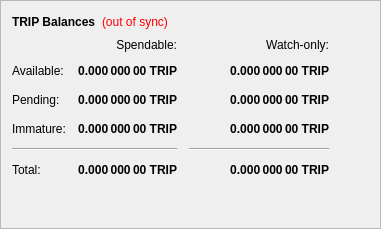
        <widget class="QFrame" name="frame">
         <property name="frameShape">
          <enum>QFrame::StyledPanel</enum>
         </property>
         <property name="frameShadow">
          <enum>QFrame::Raised</enum>
         </property>
         <layout class="QVBoxLayout" name="verticalLayout_4">
          <item>
           <layout class="QHBoxLayout" name="horizontalLayout_4">
            <item>
             <widget class="QLabel" name="label_5">
              <property name="font">
               <font>
                <weight>75</weight>
                <bold>true</bold>
               </font>
              </property>
              <property name="text">
               <string>TRIP Balances</string>
              </property>
             </widget>
            </item>
            <item>
             <widget class="QLabel" name="labelWalletStatus">
              <property name="cursor">
               <cursorShape>WhatsThisCursor</cursorShape>
              </property>
              <property name="toolTip">
               <string>The displayed information may be out of date. Your wallet automatically synchronizes with the Trip network after a connection is established, but this process has not completed yet.</string>
              </property>
              <property name="styleSheet">
               <string notr="true">QLabel { color: red; }</string>
              </property>
              <property name="text">
               <string notr="true">(out of sync)</string>
              </property>
              <property name="alignment">
               <set>Qt::AlignLeading|Qt::AlignLeft|Qt::AlignVCenter</set>
              </property>
             </widget>
            </item>
            <item>
             <spacer name="horizontalSpacer_3">
              <property name="orientation">
               <enum>Qt::Horizontal</enum>
              </property>
              <property name="sizeHint" stdset="0">
               <size>
                <width>40</width>
                <height>20</height>
               </size>
              </property>
             </spacer>
            </item>
           </layout>
          </item>
          <item>
           <layout class="QGridLayout" name="gridLayout">
            <property name="spacing">
             <number>12</number>
            </property>
            <item row="2" column="2">
             <widget class="QLabel" name="labelWatchPending">
              <property name="font">
               <font>
                <weight>75</weight>
                <bold>true</bold>
               </font>
              </property>
              <property name="cursor">
               <cursorShape>IBeamCursor</cursorShape>
              </property>
              <property name="toolTip">
               <string>Unconfirmed transactions to watch-only addresses</string>
              </property>
              <property name="text">
               <string notr="true">0.000 000 00 TRIP</string>
              </property>
              <property name="alignment">
               <set>Qt::AlignRight|Qt::AlignTrailing|Qt::AlignVCenter</set>
              </property>
              <property name="textInteractionFlags">
               <set>Qt::LinksAccessibleByMouse|Qt::TextSelectableByKeyboard|Qt::TextSelectableByMouse</set>
              </property>
             </widget>
            </item>
            <item row="2" column="1">
             <widget class="QLabel" name="labelUnconfirmed">
              <property name="font">
               <font>
                <weight>75</weight>
                <bold>true</bold>
               </font>
              </property>
              <property name="cursor">
               <cursorShape>IBeamCursor</cursorShape>
              </property>
              <property name="toolTip">
               <string>Total of transactions that have yet to be confirmed, and do not yet count toward the spendable balance</string>
              </property>
              <property name="text">
               <string notr="true">0.000 000 00 TRIP</string>
              </property>
              <property name="alignment">
               <set>Qt::AlignRight|Qt::AlignTrailing|Qt::AlignVCenter</set>
              </property>
              <property name="textInteractionFlags">
               <set>Qt::LinksAccessibleByMouse|Qt::TextSelectableByKeyboard|Qt::TextSelectableByMouse</set>
              </property>
             </widget>
            </item>
            <item row="3" column="2">
             <widget class="QLabel" name="labelWatchImmature">
              <property name="font">
               <font>
                <weight>75</weight>
                <bold>true</bold>
               </font>
              </property>
              <property name="cursor">
               <cursorShape>IBeamCursor</cursorShape>
              </property>
              <property name="toolTip">
               <string>Staked or masternode rewards in watch-only addresses that has not yet matured</string>
              </property>
              <property name="text">
               <string notr="true">0.000 000 00 TRIP</string>
              </property>
              <property name="alignment">
               <set>Qt::AlignRight|Qt::AlignTrailing|Qt::AlignVCenter</set>
              </property>
              <property name="textInteractionFlags">
               <set>Qt::LinksAccessibleByMouse|Qt::TextSelectableByKeyboard|Qt::TextSelectableByMouse</set>
              </property>
             </widget>
            </item>
            <item row="4" column="0" colspan="2">
             <widget class="Line" name="lineSpendableBalance">
              <property name="orientation">
               <enum>Qt::Horizontal</enum>
              </property>
             </widget>
            </item>
            <item row="4" column="2">
             <widget class="Line" name="lineWatchBalance">
              <property name="sizePolicy">
               <sizepolicy hsizetype="Preferred" vsizetype="Fixed">
                <horstretch>0</horstretch>
                <verstretch>0</verstretch>
               </sizepolicy>
              </property>
              <property name="minimumSize">
               <size>
                <width>140</width>
                <height>0</height>
               </size>
              </property>
              <property name="orientation">
               <enum>Qt::Horizontal</enum>
              </property>
             </widget>
            </item>
            <item row="5" column="0">
             <widget class="QLabel" name="labelTotalText">
              <property name="text">
               <string>Total:</string>
              </property>
             </widget>
            </item>
            <item row="3" column="1">
             <widget class="QLabel" name="labelImmature">
              <property name="font">
               <font>
                <weight>75</weight>
                <bold>true</bold>
               </font>
              </property>
              <property name="cursor">
               <cursorShape>IBeamCursor</cursorShape>
              </property>
              <property name="toolTip">
               <string>Staked or masternode rewards that has not yet matured</string>
              </property>
              <property name="text">
               <string notr="true">0.000 000 00 TRIP</string>
              </property>
              <property name="alignment">
               <set>Qt::AlignRight|Qt::AlignTrailing|Qt::AlignVCenter</set>
              </property>
              <property name="textInteractionFlags">
               <set>Qt::LinksAccessibleByMouse|Qt::TextSelectableByKeyboard|Qt::TextSelectableByMouse</set>
              </property>
             </widget>
            </item>
            <item row="2" column="3">
             <spacer name="horizontalSpacer_2">
              <property name="orientation">
               <enum>Qt::Horizontal</enum>
              </property>
              <property name="sizeHint" stdset="0">
               <size>
                <width>40</width>
                <height>20</height>
               </size>
              </property>
             </spacer>
            </item>
            <item row="3" column="0">
             <widget class="QLabel" name="labelImmatureText">
              <property name="text">
               <string>Immature:</string>
              </property>
             </widget>
            </item>
            <item row="5" column="1">
             <widget class="QLabel" name="labelTotal">
              <property name="font">
               <font>
                <weight>75</weight>
                <bold>true</bold>
               </font>
              </property>
              <property name="cursor">
               <cursorShape>IBeamCursor</cursorShape>
              </property>
              <property name="toolTip">
               <string>Your current total balance</string>
              </property>
              <property name="text">
               <string notr="true">0.000 000 00 TRIP</string>
              </property>
              <property name="alignment">
               <set>Qt::AlignRight|Qt::AlignTrailing|Qt::AlignVCenter</set>
              </property>
              <property name="textInteractionFlags">
               <set>Qt::LinksAccessibleByMouse|Qt::TextSelectableByKeyboard|Qt::TextSelectableByMouse</set>
              </property>
             </widget>
            </item>
            <item row="5" column="2">
             <widget class="QLabel" name="labelWatchTotal">
              <property name="font">
               <font>
                <weight>75</weight>
                <bold>true</bold>
               </font>
              </property>
              <property name="cursor">
               <cursorShape>IBeamCursor</cursorShape>
              </property>
              <property name="toolTip">
               <string>Current total balance in watch-only addresses</string>
              </property>
              <property name="text">
               <string notr="true">0.000 000 00 TRIP</string>
              </property>
              <property name="alignment">
               <set>Qt::AlignRight|Qt::AlignTrailing|Qt::AlignVCenter</set>
              </property>
              <property name="textInteractionFlags">
               <set>Qt::LinksAccessibleByMouse|Qt::TextSelectableByKeyboard|Qt::TextSelectableByMouse</set>
              </property>
             </widget>
            </item>
            <item row="0" column="2">
             <widget class="QLabel" name="labelWatchonly">
              <property name="text">
               <string>Watch-only:</string>
              </property>
              <property name="alignment">
               <set>Qt::AlignRight|Qt::AlignTrailing|Qt::AlignVCenter</set>
              </property>
             </widget>
            </item>
            <item row="1" column="0">
             <widget class="QLabel" name="labelBalanceText">
              <property name="text">
               <string>Available:</string>
              </property>
             </widget>
            </item>
            <item row="1" column="1">
             <widget class="QLabel" name="labelBalance">
              <property name="font">
               <font>
                <weight>75</weight>
                <bold>true</bold>
               </font>
              </property>
              <property name="cursor">
               <cursorShape>IBeamCursor</cursorShape>
              </property>
              <property name="toolTip">
               <string>Your current spendable balance</string>
              </property>
              <property name="text">
               <string notr="true">0.000 000 00 TRIP</string>
              </property>
              <property name="alignment">
               <set>Qt::AlignRight|Qt::AlignTrailing|Qt::AlignVCenter</set>
              </property>
              <property name="textInteractionFlags">
               <set>Qt::LinksAccessibleByMouse|Qt::TextSelectableByKeyboard|Qt::TextSelectableByMouse</set>
              </property>
             </widget>
            </item>
            <item row="1" column="2">
             <widget class="QLabel" name="labelWatchAvailable">
              <property name="font">
               <font>
                <weight>75</weight>
                <bold>true</bold>
               </font>
              </property>
              <property name="cursor">
               <cursorShape>IBeamCursor</cursorShape>
              </property>
              <property name="toolTip">
               <string>Your current balance in watch-only addresses</string>
              </property>
              <property name="text">
               <string notr="true">0.000 000 00 TRIP</string>
              </property>
              <property name="alignment">
               <set>Qt::AlignRight|Qt::AlignTrailing|Qt::AlignVCenter</set>
              </property>
              <property name="textInteractionFlags">
               <set>Qt::LinksAccessibleByMouse|Qt::TextSelectableByKeyboard|Qt::TextSelectableByMouse</set>
              </property>
             </widget>
            </item>
            <item row="2" column="0">
             <widget class="QLabel" name="labelPendingText">
              <property name="text">
               <string>Pending:</string>
              </property>
             </widget>
            </item>
            <item row="0" column="1">
             <widget class="QLabel" name="labelSpendable">
              <property name="text">
               <string>Spendable:</string>
              </property>
              <property name="alignment">
               <set>Qt::AlignRight|Qt::AlignTrailing|Qt::AlignVCenter</set>
              </property>
             </widget>
            </item>
           </layout>
          </item>
          <item>
           <spacer name="verticalSpacer_4">
            <property name="orientation">
             <enum>Qt::Vertical</enum>
            </property>
            <property name="sizeHint" stdset="0">
             <size>
              <width>20</width>
              <height>40</height>
             </size>
            </property>
           </spacer>
          </item>
         </layout>
        </widget>
